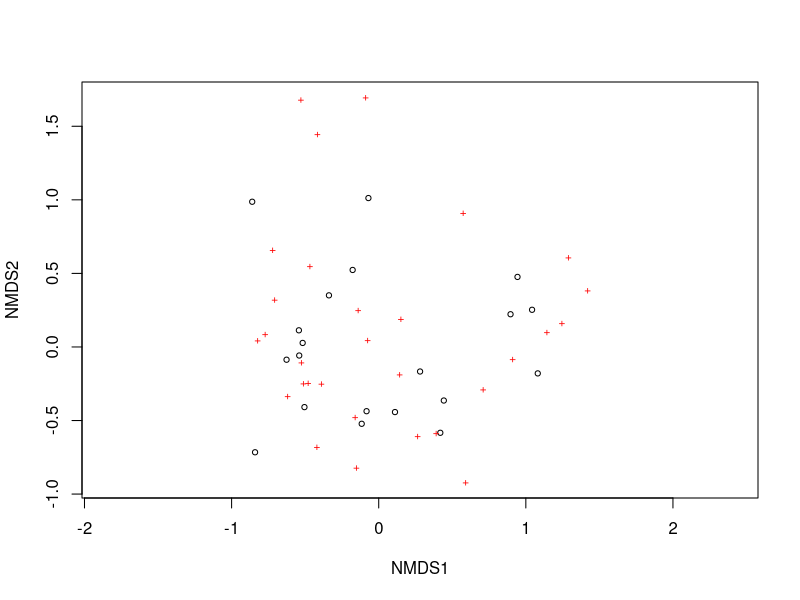
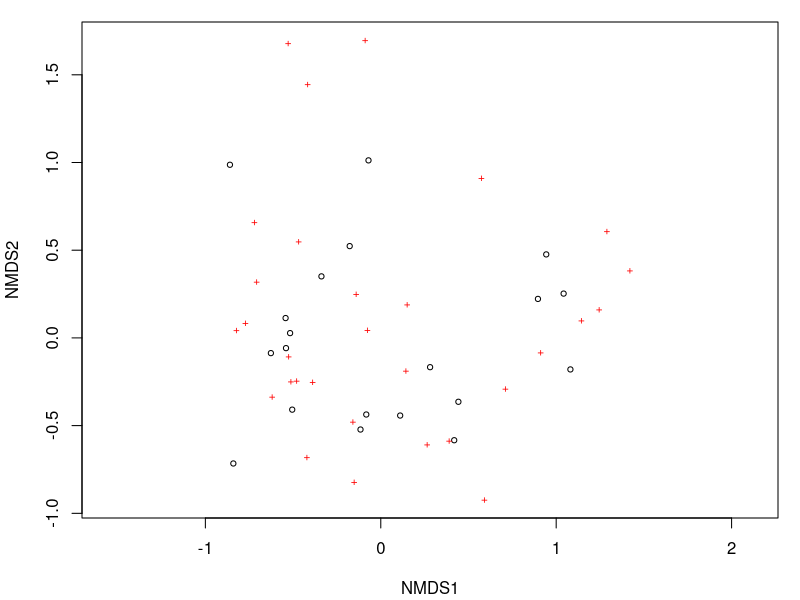
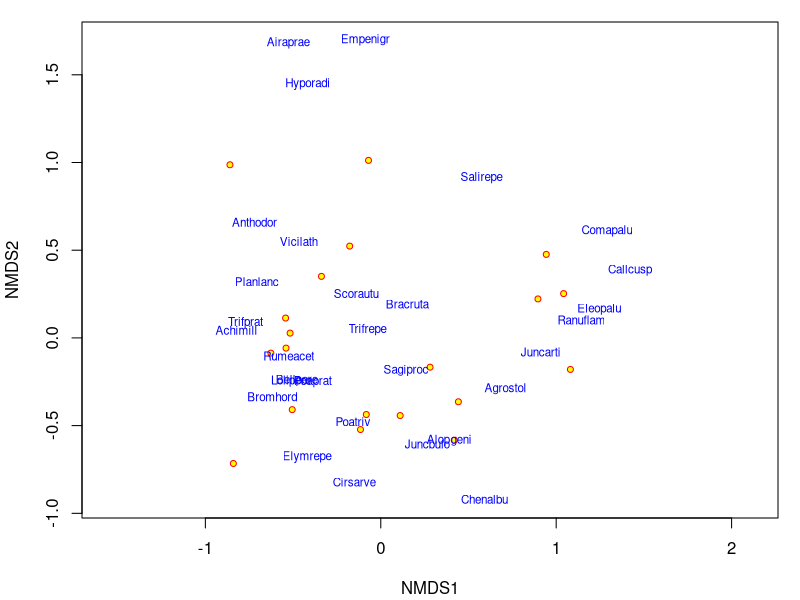
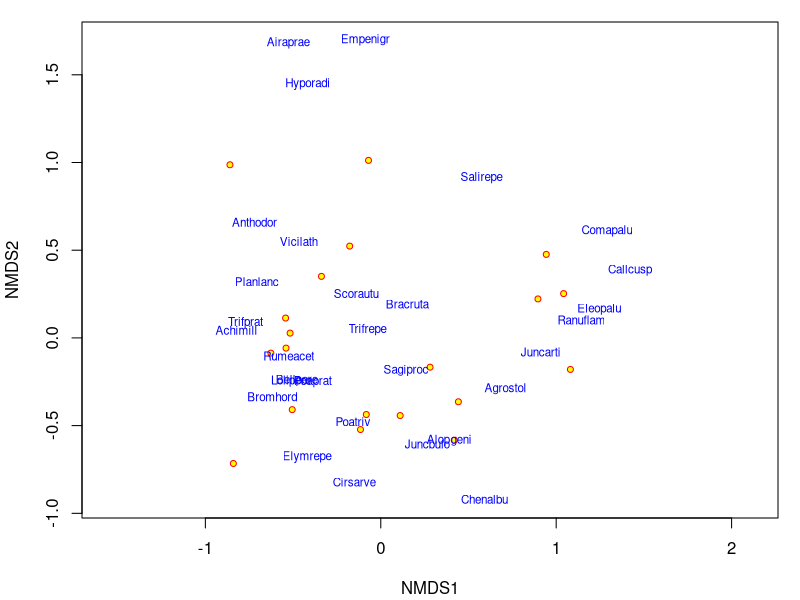
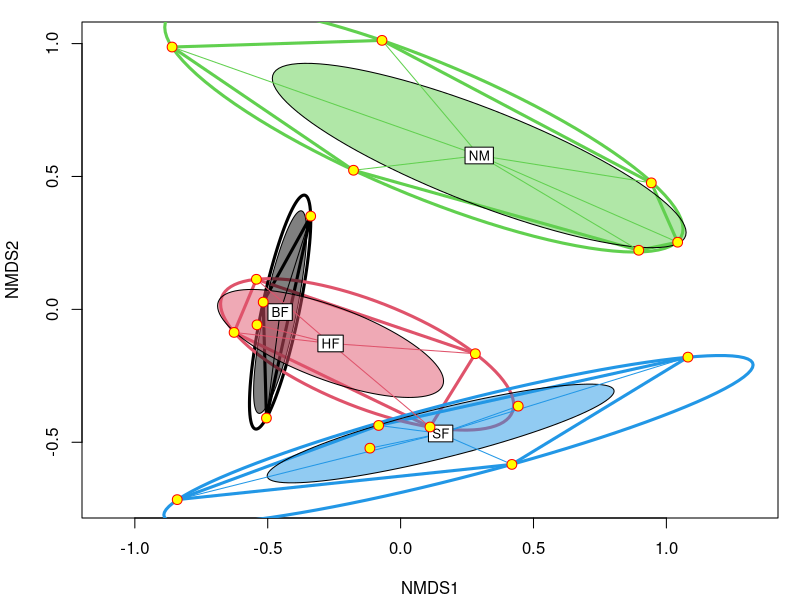
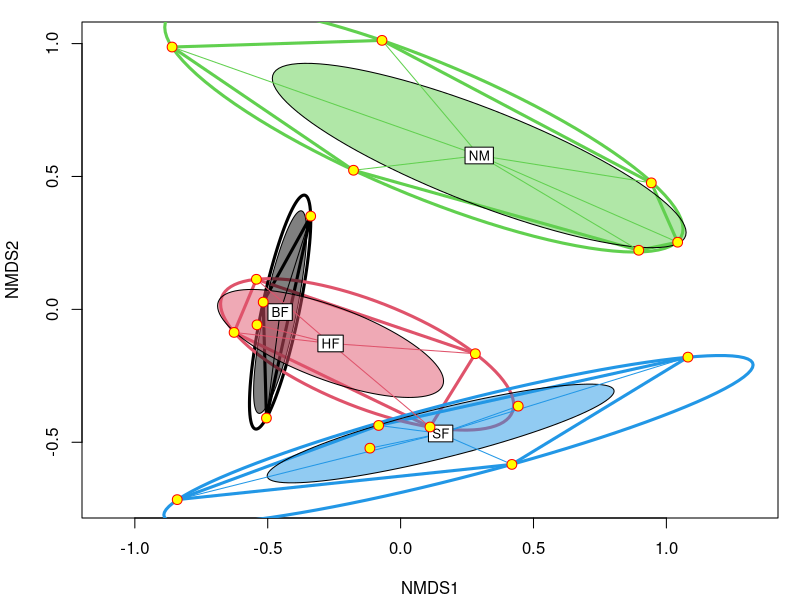
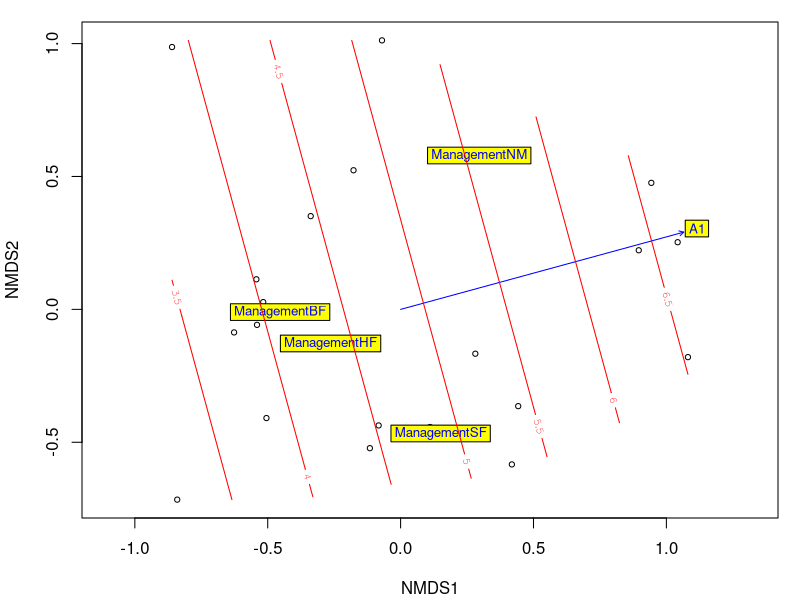
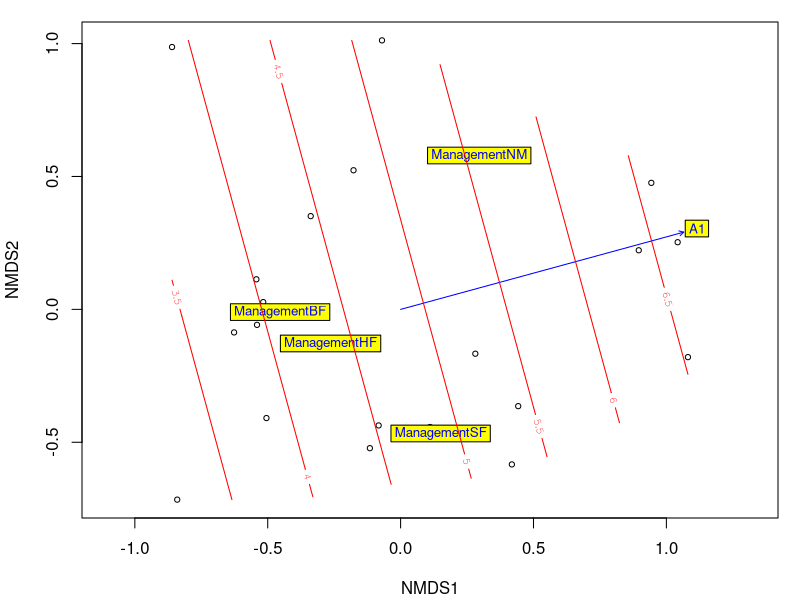

Reproduce these figures in R, in order.
# Code example from 'intro-vegan' vignette. See references/ for full tutorial.

### R code from vignette source 'intro-vegan.Rnw'

###################################################
### code chunk number 1: intro-vegan.Rnw:18-23
###################################################
par(mfrow=c(1,1))
options(width=72)
figset <- function() par(mar=c(4,4,1,1)+.1)
options(SweaveHooks = list(fig = figset))
options("prompt" = "> ", "continue" = "  ")


###################################################
### code chunk number 2: intro-vegan.Rnw:74-77
###################################################
library(vegan)
data(dune)
ord <- decorana(dune)


###################################################
### code chunk number 3: intro-vegan.Rnw:80-81
###################################################
ord


###################################################
### code chunk number 4: intro-vegan.Rnw:102-104
###################################################
ord <- metaMDS(dune, trace = FALSE)
ord


###################################################
### code chunk number 5: a
###################################################
plot(ord)


###################################################
### code chunk number 6: intro-vegan.Rnw:119-120
###################################################
getOption("SweaveHooks")[["fig"]]()
plot(ord)


###################################################
### code chunk number 7: a
###################################################
plot(ord, type = "n") |>
    points("sites", cex = 0.8, pch=21, col="red", bg="yellow") |>
    text("species", cex=0.7, col="blue")


###################################################
### code chunk number 8: intro-vegan.Rnw:143-144
###################################################
getOption("SweaveHooks")[["fig"]]()
plot(ord, type = "n") |>
    points("sites", cex = 0.8, pch=21, col="red", bg="yellow") |>
    text("species", cex=0.7, col="blue")


###################################################
### code chunk number 9: intro-vegan.Rnw:233-235
###################################################
data(dune.env)
attach(dune.env)


###################################################
### code chunk number 10: a
###################################################
plot(ord, disp="sites", type="n")
ordihull(ord, Management, col=1:4, lwd=3)
ordiellipse(ord, Management, col=1:4, kind = "ehull", lwd=3)
ordiellipse(ord, Management, col=1:4, draw="polygon")
ordispider(ord, Management, col=1:4, label = TRUE)
points(ord, disp="sites", pch=21, col="red", bg="yellow", cex=1.3)


###################################################
### code chunk number 11: intro-vegan.Rnw:246-247
###################################################
getOption("SweaveHooks")[["fig"]]()
plot(ord, disp="sites", type="n")
ordihull(ord, Management, col=1:4, lwd=3)
ordiellipse(ord, Management, col=1:4, kind = "ehull", lwd=3)
ordiellipse(ord, Management, col=1:4, draw="polygon")
ordispider(ord, Management, col=1:4, label = TRUE)
points(ord, disp="sites", pch=21, col="red", bg="yellow", cex=1.3)


###################################################
### code chunk number 12: intro-vegan.Rnw:277-279
###################################################
ord.fit <- envfit(ord ~ A1 + Management, data=dune.env, perm=999)
ord.fit


###################################################
### code chunk number 13: a
###################################################
plot(ord, dis="site")
plot(ord.fit, bg = "yellow")


###################################################
### code chunk number 14: b
###################################################
ordisurf(ord, A1, add=TRUE)


###################################################
### code chunk number 15: intro-vegan.Rnw:295-297
###################################################
getOption("SweaveHooks")[["fig"]]()
plot(ord, dis="site")
plot(ord.fit, bg = "yellow")
ordisurf(ord, A1, add=TRUE)


###################################################
### code chunk number 16: intro-vegan.Rnw:317-319
###################################################
ord <- cca(dune ~ A1 + Management, data=dune.env)
ord


###################################################
### code chunk number 17: a
###################################################
plot(ord, spe.par = list(optimize = TRUE), sit.par = list(type="p"))


###################################################
### code chunk number 18: intro-vegan.Rnw:326-327
###################################################
getOption("SweaveHooks")[["fig"]]()
plot(ord, spe.par = list(optimize = TRUE), sit.par = list(type="p"))


###################################################
### code chunk number 19: intro-vegan.Rnw:347-348
###################################################
cca(dune ~ ., data=dune.env)


###################################################
### code chunk number 20: intro-vegan.Rnw:367-368
###################################################
anova(ord)


###################################################
### code chunk number 21: intro-vegan.Rnw:376-377
###################################################
anova(ord, by="term")


###################################################
### code chunk number 22: intro-vegan.Rnw:382-383
###################################################
anova(ord, by="margin")


###################################################
### code chunk number 23: intro-vegan.Rnw:390-392
###################################################
ord <- cca(dune ~ A1 + Management + Condition(Moisture), data=dune.env)
ord


###################################################
### code chunk number 24: intro-vegan.Rnw:397-398
###################################################
anova(ord, by="term")


###################################################
### code chunk number 25: intro-vegan.Rnw:406-408
###################################################
how <- how(nperm=999, plots = Plots(strata=dune.env$Moisture))
anova(ord, by="term", permutations = how)


###################################################
### code chunk number 26: intro-vegan.Rnw:412-413
###################################################
detach(dune.env)
